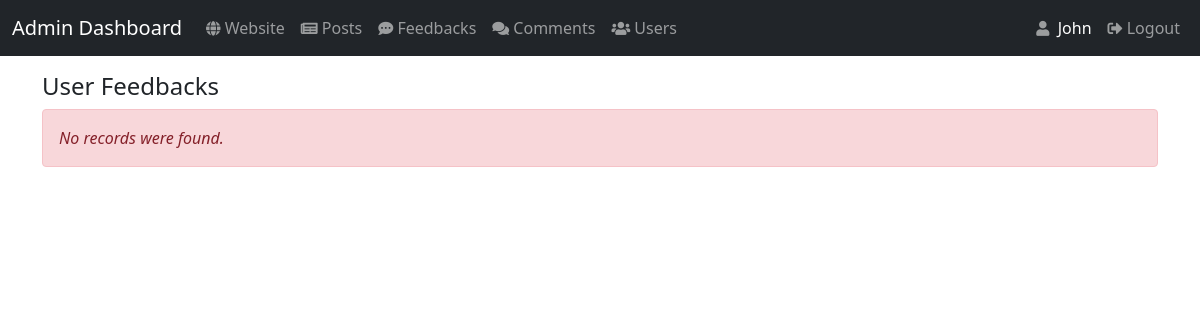
The page /admin/feedback.php (signed in) on the database as committed earlier.
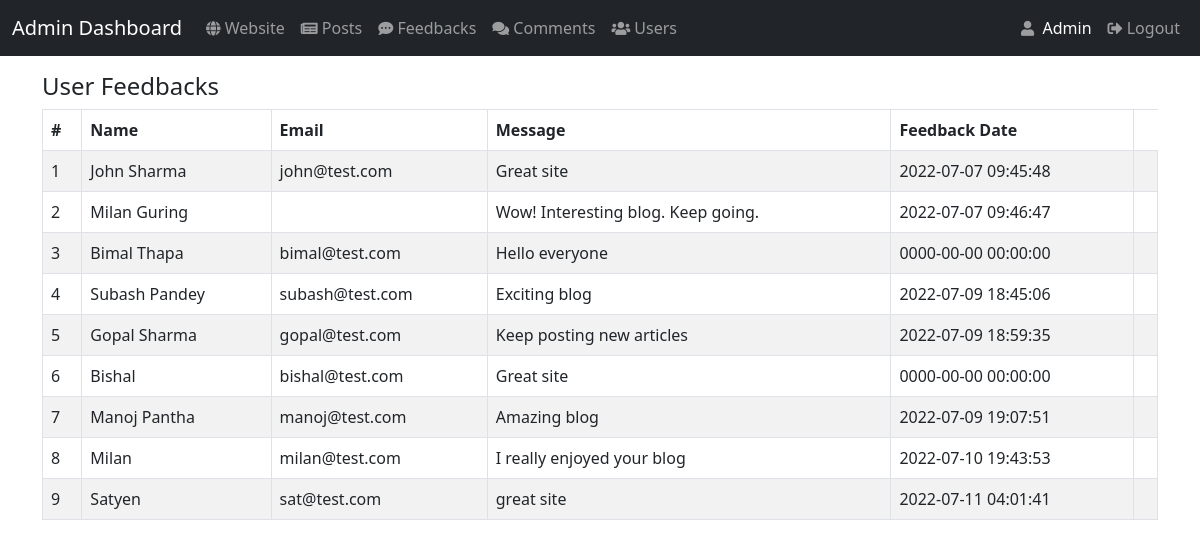
The same page on the database as committed later.
### tables this page shows
CREATE TABLE `user_feedback` (
  `fb_id` int(11) NOT NULL,
  `fb_by_name` varchar(150) NOT NULL,
  `fb_by_email` varchar(150) DEFAULT NULL,
  `fb_msg` text NOT NULL,
  `created_date` datetime NOT NULL
);

### admin/feedback.php (the view, shortened to what this page needs)
<?php
    require_once "../config/db_config.php";
    include 'admin-includes/header-ad.php';
    $sql = "SELECT * FROM user_feedback";
?>
<div class="wrapper">
    <div class="container">
        <div class="row">
        </div>
        <div class="row">
            <div class="col-sm-6">
                <h4>User Feedbacks </h4>
            </div>
        </div>
        <?php
        if($result = mysqli_query($conn, $sql)){
            if(mysqli_num_rows($result) > 0){
                echo '<table class="table table-bordered table-striped table-responsive">';
                    echo "<thead>";
                        echo "<tr>";
                            echo "<th>#</th>";
                            echo "<th>Name</th>";
                            echo "<th>Email</th>";
                            echo "<th>Message</th>";
                            echo "<th>Feedback Date</th>";
                        echo "</tr>";
                    echo "</thead>";
                    echo "<tbody>";
                    $counter = 1;
                    while($row = mysqli_fetch_array($result)){
                        echo "<tr>";
                            echo "<td>" . $counter . "</td>";
                            echo "<td>" . $row['fb_by_name'] . "</td>";
                            echo "<td>" . $row['fb_by_email'] . "</td>";
                            echo "<td>" . $row['fb_msg'] . "</td>";
                            echo "<td>" . $row['created_date'] . "</td>";
                            echo "<td>";
                            echo "</td>";
                        echo "</tr>";
                        $counter = $counter + 1;
                    }
                    echo "</tbody>";
                echo "</table>";
            } else{
                echo '<div class="alert alert-danger"><em>No records were found.</em></div>';
            }
        } else{
            echo "Oops! Something went wrong. Please try again later.";
        }
        ?>
    </div>
</div>
<?php
    include 'admin-includes/footer-ad.php';
?>

### admin/admin-includes/header-ad.php (shortened to what this page needs)
<!DOCTYPE html>
<html lang="en">
<head>
    <link rel="stylesheet" href="../css/bootstrap.min.css">
    <link rel="stylesheet" href="../css/all.min.css">
    <link rel="stylesheet" href="../css/fontawesome.min.css">
</head>
<body>
    <nav class="navbar navbar-expand-lg navbar-dark bg-dark">
        <div class="container-fluid">
            <a class="navbar-brand" href="index.php">Admin Dashboard</a>
            <div class="collapse navbar-collapse" id="navbarNavAltMarkup">
                <div class="navbar-nav">
                    <a class="nav-link" href="../index.php"><i class="fas fa-globe" style="font-size: 15px; padding-bottom:-5px; color:#9b9d9e;"></i>&nbsp;Website</a>
                    <a class="nav-link" href="index.php"><i class="fas fa-newspaper" style="font-size: 15px; padding-bottom:-5px; color:#9b9d9e;"></i>&nbsp;Posts</a>
                    <a class="nav-link" href="feedback.php"><i class="fas fa-comment-dots" style="font-size: 15px; padding-bottom:-5px; color:#9b9d9e;"></i>&nbsp;Feedbacks</a>
                    <a class="nav-link" href="comment.php"><i class="fas fa-comments" style="font-size: 15px; padding-bottom:-5px; color:#9b9d9e;"></i>&nbsp;Comments</a>
                    <a class="nav-link" href="user.php"><i class="fas fa-users" style="font-size: 15px; padding-bottom:-5px; color:#9b9d9e;"></i>&nbsp;Users</a>
                </div>
                <div class="navbar-nav ms-auto">
                    <a class="nav-link active" href="#"><?php
                            if(isset($_SESSION["username"])){
                                echo '<i class="fas fa-user" style="font-size: 15px; padding-bottom:-5px; color:#9b9d9e;"></i>&nbsp; '. $_SESSION["username"];
                            }
                        ?></a>
                    <a class="nav-link" href="../includes/logout.inc.php"><i class="fas fa-sign-out-alt" style="font-size: 15px; padding-bottom:-5px; color:#9b9d9e;"></i>&nbsp;Logout</a>
                </div>
            </div>
        </div>
    </nav>

Rows that differ between the two databases and show on the page:
added user_feedback: fb_by_name "John Sharma", fb_by_email "john@test.com", fb_msg "Great site", created_date "2022-07-07 09:45:48"
added user_feedback: fb_by_name "Milan Guring", fb_msg "Wow! Interesting blog. Keep going.", created_date "2022-07-07 09:46:47"
added user_feedback: fb_by_name "Bimal Thapa", fb_by_email "bimal@test.com", fb_msg "Hello everyone", created_date "0000-00-00 00:00:00"
added user_feedback: fb_by_name "Subash Pandey", fb_by_email "subash@test.com", fb_msg "Exciting blog", created_date "2022-07-09 18:45:06"
added user_feedback: fb_by_name "Gopal Sharma", fb_by_email "gopal@test.com", fb_msg "Keep posting new articles", created_date "2022-07-09 18:59:35"
added user_feedback: fb_by_name "Bishal", fb_by_email "bishal@test.com", fb_msg "Great site", created_date "0000-00-00 00:00:00"
added user_feedback: fb_by_name "Manoj Pantha", fb_by_email "manoj@test.com", fb_msg "Amazing blog", created_date "2022-07-09 19:07:51"
added user_feedback: fb_by_name "Milan", fb_by_email "milan@test.com", fb_msg "I really enjoyed your blog", created_date "2022-07-10 19:43:53"
added user_feedback: fb_by_name "Satyen", fb_by_email "sat@test.com", fb_msg "great site", created_date "2022-07-11 04:01:41"
Other text that changed with them:
$_SESSION["username"]: "John" → "Admin"
text no longer shown: "No records were found."
text now shown: "# Name Email Message Feedback Date"
